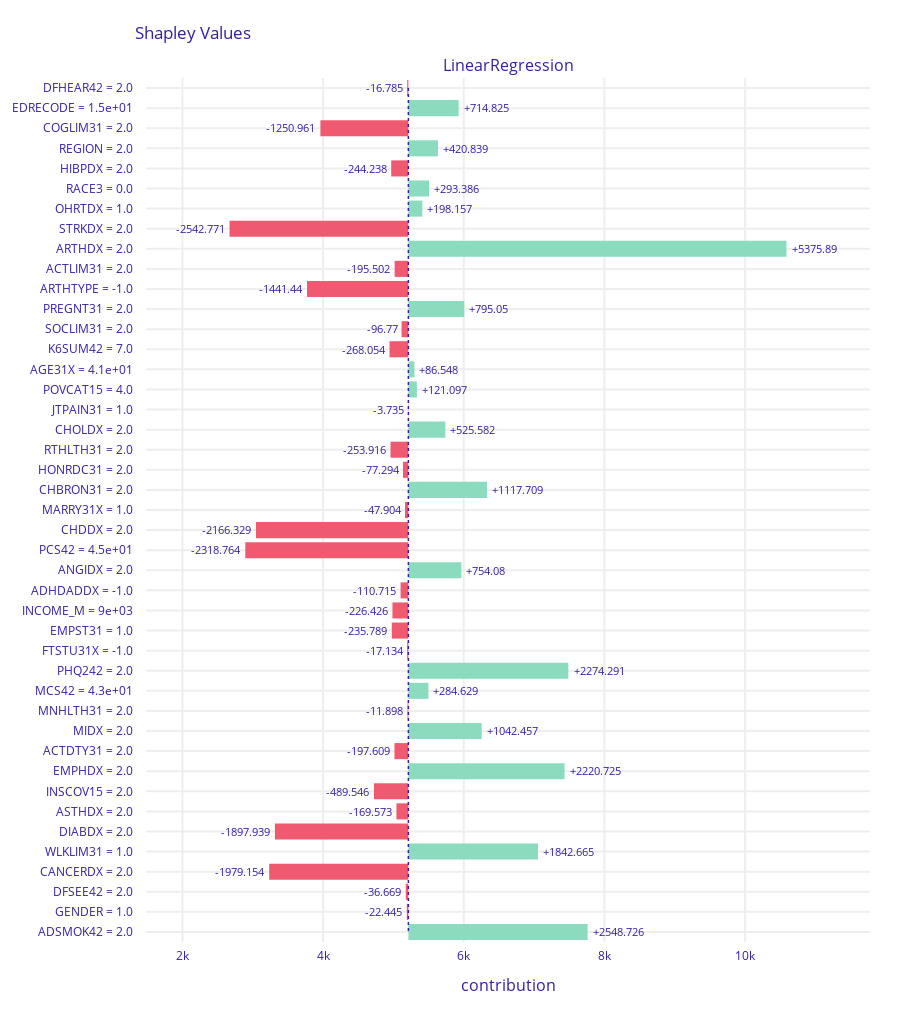

Source (notebook cell):
### Markdown cell above
### 3.LR.1 Shapley

### Code cell
exp = explainer.Explainer(model=regressor, data=X_train_raw, y=y_train, model_type='regression')
exp_shap_lr = exp.predict_parts(X_train_raw.iloc[0], type='shap')
exp_shap_lr.plot(max_vars=44)

### Figure 1 — Plotly figure (JSON) as saved in the notebook; plotly's stock layout.template omitted (floating-point values rounded to 4 significant figures)
{"data": [{"base": 5212.0, "hoverinfo": "text", "hoverlabel": {"bgcolor": "rgba(0,0,0,0.8)"}, "hovertext": ["Average response: 5212.383<br>Prediction: 9509.68<br>DFHEAR42 = 2.0<br>decreases average response <br>by 16.785", "Average response: 5212.383<br>Prediction: 9509.68<br>EDRECODE = 1.5e+01<br>increases average response <br>by 714.825", "Average response: 5212.383<br>Prediction: 9509.68<br>COGLIM31 = 2.0<br>decreases average response <br>by 1250.961", "Average response: 5212.383<br>Prediction: 9509.68<br>REGION = 2.0<br>increases average response <br>by 420.839", "Average response: 5212.383<br>Prediction: 9509.68<br>HIBPDX = 2.0<br>decreases average response <br>by 244.238", "Average response: 5212.383<br>Prediction: 9509.68<br>RACE3 = 0.0<br>increases average response <br>by 293.386", "Average response: 5212.383<br>Prediction: 9509.68<br>OHRTDX = 1.0<br>increases average response <br>by 198.157", "Average response: 5212.383<br>Prediction: 9509.68<br>STRKDX = 2.0<br>decreases average response <br>by 2542.771", "Average response: 5212.383<br>Prediction: 9509.68<br>ARTHDX = 2.0<br>increases average response <br>by 5375.89", "Average response: 5212.383<br>Prediction: 9509.68<br>ACTLIM31 = 2.0<br>decreases average response <br>by 195.502", "Average response: 5212.383<br>Prediction: 9509.68<br>ARTHTYPE = -1.0<br>decreases average response <br>by 1441.44", "Average response: 5212.383<br>Prediction: 9509.68<br>PREGNT31 = 2.0<br>increases average response <br>by 795.05", "Average response: 5212.383<br>Prediction: 9509.68<br>SOCLIM31 = 2.0<br>decreases average response <br>by 96.77", "Average response: 5212.383<br>Prediction: 9509.68<br>K6SUM42 = 7.0<br>decreases average response <br>by 268.054", "Average response: 5212.383<br>Prediction: 9509.68<br>AGE31X = 4.1e+01<br>increases average response <br>by 86.548", "Average response: 5212.383<br>Prediction: 9509.68<br>POVCAT15 = 4.0<br>increases average response <br>by 121.097", "Average response: 5212.383<br>Prediction: 9509.68<br>JTPAIN31 = 1.0<br>decreases average response <br>by 3.735", "Average response: 5212.383<br>Prediction: 9509.68<br>CHOLDX = 2.0<br>increases average response <br>by 525.582", "Average response: 5212.383<br>Prediction: 9509.68<br>RTHLTH31 = 2.0<br>decreases average response <br>by 253.916", "Average response: 5212.383<br>Prediction: 9509.68<br>HONRDC31 = 2.0<br>decreases average response <br>by 77.294", "Average response: 5212.383<br>Prediction: 9509.68<br>CHBRON31 = 2.0<br>increases average response <br>by 1117.709", "Average response: 5212.383<br>Prediction: 9509.68<br>MARRY31X = 1.0<br>decreases average response <br>by 47.904", "Average response: 5212.383<br>Prediction: 9509.68<br>CHDDX = 2.0<br>decreases average response <br>by 2166.329", "Average response: 5212.383<br>Prediction: 9509.68<br>PCS42 = 4.5e+01<br>decreases average response <br>by 2318.764", "Average response: 5212.383<br>Prediction: 9509.68<br>ANGIDX = 2.0<br>increases average response <br>by 754.08", "Average response: 5212.383<br>Prediction: 9509.68<br>ADHDADDX = -1.0<br>decreases average response <br>by 110.715", "Average response: 5212.383<br>Prediction: 9509.68<br>INCOME_M = 9e+03<br>decreases average response <br>by 226.426", "Average response: 5212.383<br>Prediction: 9509.68<br>EMPST31 = 1.0<br>decreases average response <br>by 235.789", "Average response: 5212.383<br>Prediction: 9509.68<br>FTSTU31X = -1.0<br>decreases average response <br>by 17.134", "Average response: 5212.383<br>Prediction: 9509.68<br>PHQ242 = 2.0<br>increases average response <br>by 2274.291", "Average response: 5212.383<br>Prediction: 9509.68<br>MCS42 = 4.3e+01<br>increases average response <br>by 284.629", "Average response: 5212.383<br>Prediction: 9509.68<br>MNHLTH31 = 2.0<br>decreases average response <br>by 11.898", "Average response: 5212.383<br>Prediction: 9509.68<br>MIDX = 2.0<br>increases average response <br>by 1042.457", "Average response: 5212.383<br>Prediction: 9509.68<br>ACTDTY31 = 2.0<br>decreases average response <br>by 197.609", "Average response: 5212.383<br>Prediction: 9509.68<br>EMPHDX = 2.0<br>increases average response <br>by 2220.725", "Average response: 5212.383<br>Prediction: 9509.68<br>INSCOV15 = 2.0<br>decreases average response <br>by 489.546", "Average response: 5212.383<br>Prediction: 9509.68<br>ASTHDX = 2.0<br>decreases average response <br>by 169.573", "Average response: 5212.383<br>Prediction: 9509.68<br>DIABDX = 2.0<br>decreases average response <br>by 1897.939", "Average response: 5212.383<br>Prediction: 9509.68<br>WLKLIM31 = 1.0<br>increases average response <br>by 1842.665", "Average response: 5212.383<br>Prediction: 9509.68<br>CANCERDX = 2.0<br>decreases average response <br>by 1979.154", "Average response: 5212.383<br>Prediction: 9509.68<br>DFSEE42 = 2.0<br>decreases average response <br>by 36.669", "Average response: 5212.383<br>Prediction: 9509.68<br>GENDER = 1.0<br>decreases average response <br>by 22.445", "Average response: 5212.383<br>Prediction: 9509.68<br>ADSMOK42 = 2.0<br>increases average response <br>by 2548.726"], "marker": {"color": ["#f05a71", "#8bdcbe", "#f05a71", "#8bdcbe", "#f05a71", "#8bdcbe", "#8bdcbe", "#f05a71", "#8bdcbe", "#f05a71", "#f05a71", "#8bdcbe", "#f05a71", "#f05a71", "#8bdcbe", "#8bdcbe", "#f05a71", "#8bdcbe", "#f05a71", "#f05a71", "#8bdcbe", "#f05a71", "#f05a71", "#f05a71", "#8bdcbe", "#f05a71", "#f05a71", "#f05a71", "#f05a71", "#8bdcbe", "#8bdcbe", "#f05a71", "#8bdcbe", "#f05a71", "#8bdcbe", "#f05a71", "#f05a71", "#f05a71", "#8bdcbe", "#f05a71", "#f05a71", "#f05a71", "#8bdcbe"]}, "orientation": "h", "showlegend": false, "text": ["-16.785", "+714.825", "-1250.961", "+420.839", "-244.238", "+293.386", "+198.157", "-2542.771", "+5375.89", "-195.502", "-1441.44", "+795.05", "-96.77", "-268.054", "+86.548", "+121.097", "-3.735", "+525.582", "-253.916", "-77.294", "+1117.709", "-47.904", "-2166.329", "-2318.764", "+754.08", "-110.715", "-226.426", "-235.789", "-17.134", "+2274.291", "+284.629", "-11.898", "+1042.457", "-197.609", "+2220.725", "-489.546", "-169.573", "-1897.939", "+1842.665", "-1979.154", "-36.669", "-22.445", "+2548.726"], "textposition": "outside", "type": "bar", "x": [-16.79, 714.8, -1251.0, 420.8, -244.2, 293.4, 198.2, -2543.0, 5376.0, -195.5, -1441.0, 795.0, -96.77, -268.1, 86.55, 121.1, -3.735, 525.6, -253.9, -77.29, 1118.0, -47.9, -2166.0, -2319.0, 754.1, -110.7, -226.4, -235.8, -17.13, 2274.0, 284.6, -11.9, 1042.0, -197.6, 2221.0, -489.5, -169.6, -1898.0, 1843.0, -1979.0, -36.67, -22.45, 2549.0], "xaxis": "x", "y": ["DFHEAR42 = 2.0", "EDRECODE = 1.5e+01", "COGLIM31 = 2.0", "REGION = 2.0", "HIBPDX = 2.0", "RACE3 = 0.0", "OHRTDX = 1.0", "STRKDX = 2.0", "ARTHDX = 2.0", "ACTLIM31 = 2.0", "ARTHTYPE = -1.0", "PREGNT31 = 2.0", "SOCLIM31 = 2.0", "K6SUM42 = 7.0", "AGE31X = 4.1e+01", "POVCAT15 = 4.0", "JTPAIN31 = 1.0", "CHOLDX = 2.0", "RTHLTH31 = 2.0", "HONRDC31 = 2.0", "CHBRON31 = 2.0", "MARRY31X = 1.0", "CHDDX = 2.0", "PCS42 = 4.5e+01", "ANGIDX = 2.0", "ADHDADDX = -1.0", "INCOME_M = 9e+03", "EMPST31 = 1.0", "FTSTU31X = -1.0", "PHQ242 = 2.0", "MCS42 = 4.3e+01", "MNHLTH31 = 2.0", "MIDX = 2.0", "ACTDTY31 = 2.0", "EMPHDX = 2.0", "INSCOV15 = 2.0", "ASTHDX = 2.0", "DIABDX = 2.0", "WLKLIM31 = 1.0", "CANCERDX = 2.0", "DFSEE42 = 2.0", "GENDER = 1.0", "ADSMOK42 = 2.0"], "yaxis": "y"}], "layout": {"annotations": [{"font": {"size": 16}, "showarrow": false, "text": "LinearRegression", "x": 0.5, "xanchor": "center", "xref": "paper", "y": 1, "yanchor": "bottom", "yref": "paper"}, {"font": {"size": 16}, "showarrow": false, "text": "contribution", "x": 0.5, "xanchor": "center", "xref": "paper", "y": 0, "yanchor": "top", "yref": "paper", "yshift": -30}], "font": {"color": "#371ea3"}, "height": 1013, "margin": {"b": 71, "r": 30, "t": 78}, "shapes": [{"line": {"color": "#371ea3", "dash": "dot", "width": 1.5}, "type": "line", "x0": 5212.0, "x1": 5212.0, "xref": "x", "y0": 0, "y1": 42, "yref": "y"}], "title": {"text": "Shapley Values", "x": 0.15}, "xaxis": {"anchor": "y", "automargin": true, "domain": [0, 1], "fixedrange": true, "gridwidth": 2, "range": [1482.0, 11780.0], "tickcolor": "white", "ticklen": 3, "ticks": "outside", "type": "linear", "zeroline": false}, "yaxis": {"anchor": "x", "automargin": true, "autorange": "reversed", "domain": [0, 1], "fixedrange": true, "gridwidth": 2, "tickcolor": "white", "ticklen": 10, "ticks": "outside", "type": "category"}}}
